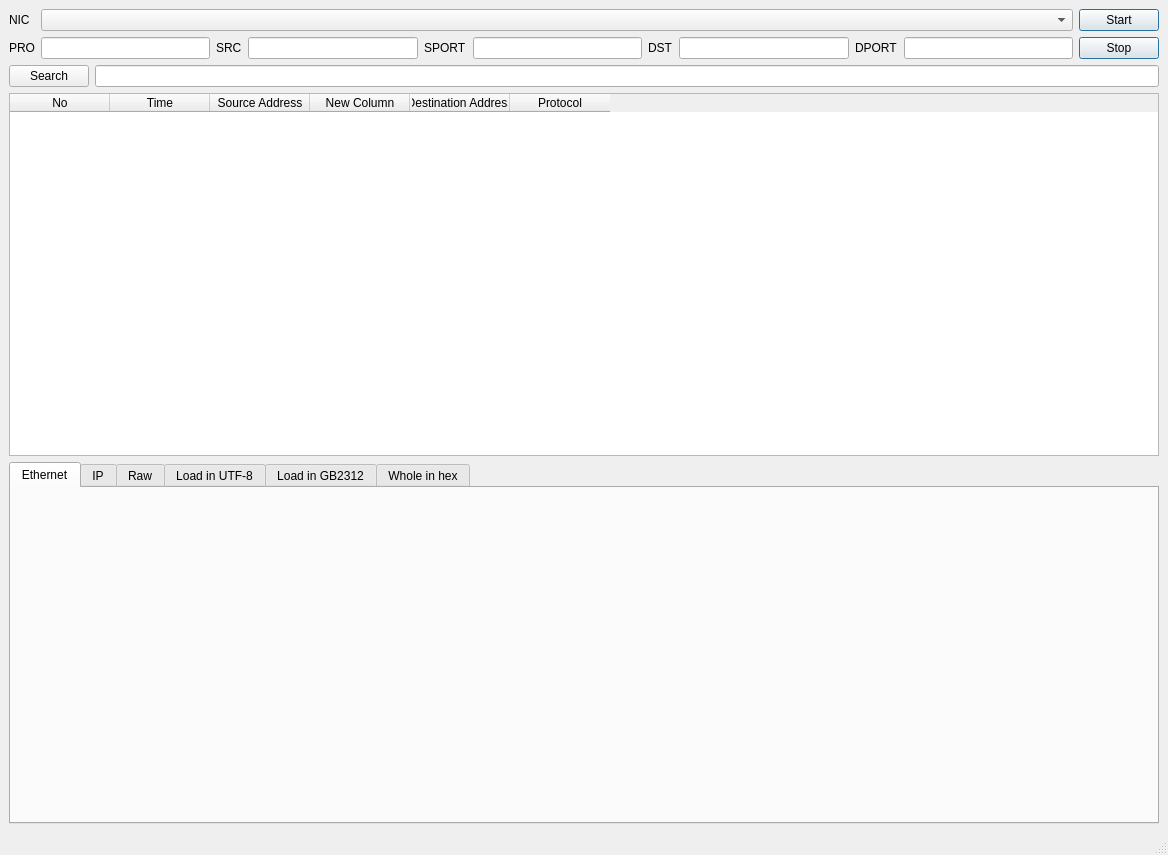
<?xml version="1.0" encoding="UTF-8"?>
<ui version="4.0">
 <class>MainWindow</class>
 <widget class="QMainWindow" name="MainWindow">
  <property name="geometry">
   <rect>
    <x>0</x>
    <y>0</y>
    <width>1168</width>
    <height>855</height>
   </rect>
  </property>
  <property name="sizePolicy">
   <sizepolicy hsizetype="Expanding" vsizetype="Expanding">
    <horstretch>0</horstretch>
    <verstretch>0</verstretch>
   </sizepolicy>
  </property>
  <property name="windowTitle">
   <string>MainWindow</string>
  </property>
  <widget class="QWidget" name="centralwidget">
   <layout class="QVBoxLayout" name="verticalLayout_4">
    <item>
     <layout class="QGridLayout" name="gridLayout">
      <item row="1" column="1">
       <layout class="QHBoxLayout" name="horizontalLayout_4">
        <item>
         <widget class="QLineEdit" name="lineEdit_5">
          <property name="sizePolicy">
           <sizepolicy hsizetype="Expanding" vsizetype="Fixed">
            <horstretch>0</horstretch>
            <verstretch>0</verstretch>
           </sizepolicy>
          </property>
         </widget>
        </item>
        <item>
         <widget class="QLabel" name="label_3">
          <property name="sizePolicy">
           <sizepolicy hsizetype="Fixed" vsizetype="Fixed">
            <horstretch>0</horstretch>
            <verstretch>0</verstretch>
           </sizepolicy>
          </property>
          <property name="text">
           <string>SRC</string>
          </property>
         </widget>
        </item>
        <item>
         <widget class="QLineEdit" name="lineEdit">
          <property name="sizePolicy">
           <sizepolicy hsizetype="Expanding" vsizetype="Fixed">
            <horstretch>0</horstretch>
            <verstretch>0</verstretch>
           </sizepolicy>
          </property>
         </widget>
        </item>
        <item>
         <widget class="QLabel" name="label_4">
          <property name="sizePolicy">
           <sizepolicy hsizetype="Fixed" vsizetype="Fixed">
            <horstretch>0</horstretch>
            <verstretch>0</verstretch>
           </sizepolicy>
          </property>
          <property name="text">
           <string>SPORT</string>
          </property>
         </widget>
        </item>
        <item>
         <widget class="QLineEdit" name="lineEdit_2">
          <property name="sizePolicy">
           <sizepolicy hsizetype="Expanding" vsizetype="Fixed">
            <horstretch>0</horstretch>
            <verstretch>0</verstretch>
           </sizepolicy>
          </property>
         </widget>
        </item>
        <item>
         <widget class="QLabel" name="label_5">
          <property name="sizePolicy">
           <sizepolicy hsizetype="Fixed" vsizetype="Fixed">
            <horstretch>0</horstretch>
            <verstretch>0</verstretch>
           </sizepolicy>
          </property>
          <property name="text">
           <string>DST</string>
          </property>
         </widget>
        </item>
        <item>
         <widget class="QLineEdit" name="lineEdit_3">
          <property name="sizePolicy">
           <sizepolicy hsizetype="Expanding" vsizetype="Fixed">
            <horstretch>0</horstretch>
            <verstretch>0</verstretch>
           </sizepolicy>
          </property>
         </widget>
        </item>
        <item>
         <widget class="QLabel" name="label_6">
          <property name="sizePolicy">
           <sizepolicy hsizetype="Fixed" vsizetype="Fixed">
            <horstretch>0</horstretch>
            <verstretch>0</verstretch>
           </sizepolicy>
          </property>
          <property name="text">
           <string>DPORT</string>
          </property>
         </widget>
        </item>
        <item>
         <widget class="QLineEdit" name="lineEdit_4">
          <property name="sizePolicy">
           <sizepolicy hsizetype="Expanding" vsizetype="Fixed">
            <horstretch>0</horstretch>
            <verstretch>0</verstretch>
           </sizepolicy>
          </property>
         </widget>
        </item>
       </layout>
      </item>
      <item row="0" column="0">
       <widget class="QLabel" name="label">
        <property name="text">
         <string>NIC</string>
        </property>
       </widget>
      </item>
      <item row="0" column="1">
       <widget class="QComboBox" name="comboBox"/>
      </item>
      <item row="0" column="2">
       <widget class="QPushButton" name="pushButton">
        <property name="text">
         <string>Start</string>
        </property>
        <property name="default">
         <bool>true</bool>
        </property>
       </widget>
      </item>
      <item row="1" column="0">
       <widget class="QLabel" name="label_2">
        <property name="sizePolicy">
         <sizepolicy hsizetype="Fixed" vsizetype="Fixed">
          <horstretch>0</horstretch>
          <verstretch>0</verstretch>
         </sizepolicy>
        </property>
        <property name="text">
         <string>PRO</string>
        </property>
       </widget>
      </item>
      <item row="1" column="2">
       <widget class="QPushButton" name="pushButton_4">
        <property name="text">
         <string>Stop</string>
        </property>
        <property name="default">
         <bool>true</bool>
        </property>
       </widget>
      </item>
     </layout>
    </item>
    <item>
     <layout class="QHBoxLayout" name="horizontalLayout_6">
      <item>
       <widget class="QPushButton" name="pushButton_3">
        <property name="sizePolicy">
         <sizepolicy hsizetype="Fixed" vsizetype="Fixed">
          <horstretch>0</horstretch>
          <verstretch>0</verstretch>
         </sizepolicy>
        </property>
        <property name="text">
         <string>Search</string>
        </property>
       </widget>
      </item>
      <item>
       <widget class="QLineEdit" name="lineEdit_6">
        <property name="sizePolicy">
         <sizepolicy hsizetype="Expanding" vsizetype="Fixed">
          <horstretch>0</horstretch>
          <verstretch>0</verstretch>
         </sizepolicy>
        </property>
       </widget>
      </item>
     </layout>
    </item>
    <item>
     <layout class="QVBoxLayout" name="verticalLayout_2">
      <item>
       <widget class="QTableWidget" name="tableWidget">
        <property name="showGrid">
         <bool>true</bool>
        </property>
        <property name="sortingEnabled">
         <bool>false</bool>
        </property>
        <property name="columnCount">
         <number>6</number>
        </property>
        <column>
         <property name="text">
          <string>No</string>
         </property>
        </column>
        <column>
         <property name="text">
          <string>Time</string>
         </property>
        </column>
        <column>
         <property name="text">
          <string>Source Address</string>
         </property>
        </column>
        <column>
         <property name="text">
          <string>New Column</string>
         </property>
        </column>
        <column>
         <property name="text">
          <string>Destination Address</string>
         </property>
        </column>
        <column>
         <property name="text">
          <string>Protocol</string>
         </property>
        </column>
       </widget>
      </item>
      <item>
       <widget class="QTabWidget" name="tabWidget">
        <property name="enabled">
         <bool>true</bool>
        </property>
        <property name="sizePolicy">
         <sizepolicy hsizetype="Expanding" vsizetype="Expanding">
          <horstretch>0</horstretch>
          <verstretch>0</verstretch>
         </sizepolicy>
        </property>
        <property name="toolTipDuration">
         <number>0</number>
        </property>
        <property name="currentIndex">
         <number>0</number>
        </property>
        <widget class="QWidget" name="tab">
         <attribute name="title">
          <string>Ethernet</string>
         </attribute>
         <zorder>tableWidget</zorder>
        </widget>
        <widget class="QWidget" name="tab_2">
         <attribute name="title">
          <string>IP</string>
         </attribute>
        </widget>
        <widget class="QWidget" name="tab_5">
         <attribute name="title">
          <string>Raw</string>
         </attribute>
        </widget>
        <widget class="QWidget" name="tab_6">
         <attribute name="title">
          <string>Load in UTF-8</string>
         </attribute>
        </widget>
        <widget class="QWidget" name="tab_7">
         <attribute name="title">
          <string>Load in GB2312</string>
         </attribute>
        </widget>
        <widget class="QWidget" name="tab_8">
         <attribute name="title">
          <string>Whole in hex</string>
         </attribute>
         <zorder>tableWidget</zorder>
         <zorder>tableWidget</zorder>
        </widget>
       </widget>
      </item>
     </layout>
    </item>
   </layout>
  </widget>
  <widget class="QMenuBar" name="menubar">
   <property name="geometry">
    <rect>
     <x>0</x>
     <y>0</y>
     <width>1168</width>
     <height>26</height>
    </rect>
   </property>
  </widget>
  <widget class="QStatusBar" name="statusbar"/>
 </widget>
 <resources/>
 <connections/>
</ui>
